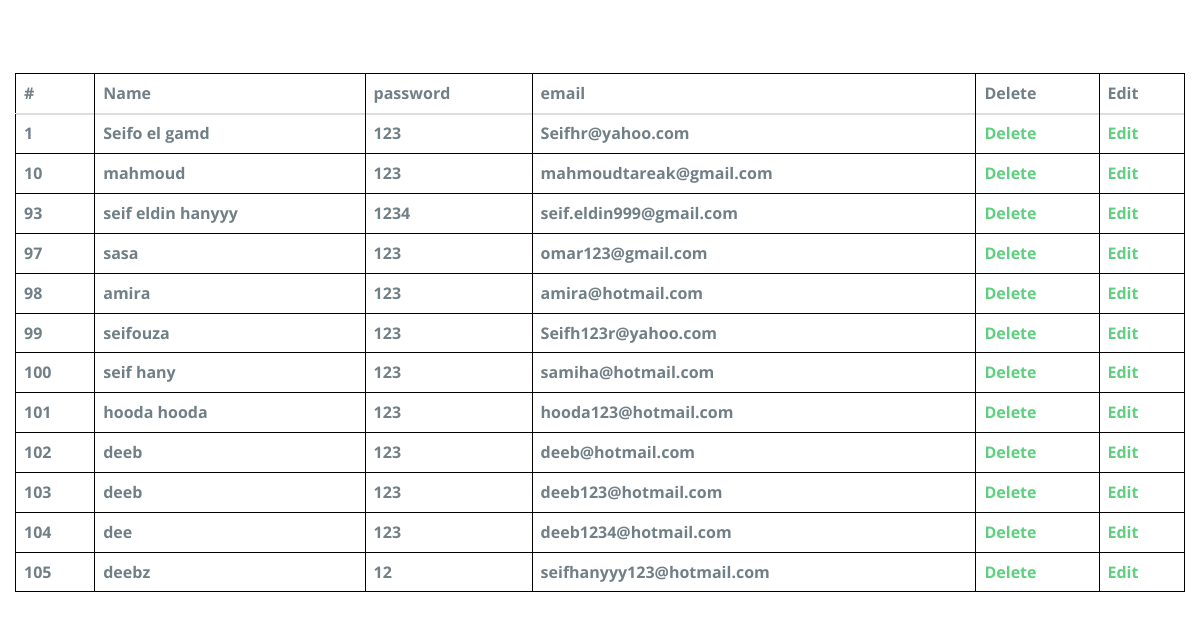
/DisplaytB.php, run on the app's committed database.
### tables this page shows
CREATE TABLE `users` (
  `id` int(255) NOT NULL,
  `name` varchar(255) NOT NULL,
  `password` varchar(255) NOT NULL,
  `mail` varchar(255) NOT NULL,
  `Phonenumber` varchar(11) NOT NULL,
  `intreviewdate` datetime DEFAULT NULL,
  `Address` varchar(255) NOT NULL,
  `Type` varchar(255) NOT NULL DEFAULT 'Parent'
);

### DisplaytB.php (the view, shortened to what this page needs)
<!DOCTYPE html>
<html lang="en">
<head>
  <link rel="stylesheet" type="text/css" href="css/font-awesome.min.css">
  <link rel="stylesheet" type="text/css" href="css/bootstrap.min.css">
  <link rel="stylesheet" type="text/css" href="css/imagehover.min.css">
  <link rel="stylesheet" type="text/css" href="css/style.css">
</head>
<body>
  <div>
    <br>
    <br>
    <br>
  </div>
  <div id="page-wrapper">
    <div class="container-fluid">
      <div class="row">
        <div class="col-lg-12">
          <table class="table">
            <thead class="thead-dark">
              <tr>
                <th scope="col">#</th>
                <th scope="col">Name</th>
                <th scope="col">password</th>
                <th scope="col">email</th>
                <th scope="col">Delete</th>
                <th scope="col">Edit</th>
              </tr>
            </thead>
            <tbody>
              <tr>
                <?php
                include("DB.php");
                $sql = "SELECT * FROM users";
                $result = mysqli_query($connection, $sql);
                if (mysqli_num_rows($result) > 0) {
                  while ($row = mysqli_fetch_assoc($result)) {
                    $id = $row['id'];
                    $name = $row['name'];
                    $password = $row['password'];
                    $email = $row['mail'];
                    echo "<tr>
                    <th>{$id}</th>
                    <th>{$name}</th>
                    <th>{$password}</th>
                    <th>{$email}</th>
                    <th><a href='Delete.php?id=$id'>Delete</a></th>
                    <th><a href='Edit.php?id=$id'>Edit</a></th>
                    </tr>";
                  }
                }
                ?>
              </tr>
            </tbody>
          </table>
</body>
</html>

### css/style.css (style rules this page uses)
body { font-size: 15px; line-height: 1.52; color: #717f86; font-size: 16px; font-family: 'Open Sans', sans-serif; font-weight: 400; }
table { border-collapse: collapse; border-spacing: 0; }
a { color: #5fcf80; }
table, th, td { border: 1px solid black; }

### data on the page
users: id "1", name "Seifo el gamd", password "123", mail "Seifhr@yahoo.com"
users: id "10", name "mahmoud", password "123", mail "mahmoudtareak@gmail.com"
users: id "93", name "seif eldin hanyyy", password "1234", mail "seif.eldin999@gmail.com"
users: id "97", name "sasa", password "123", mail "omar123@gmail.com"
users: id "98", name "amira", password "123", mail "amira@hotmail.com"
users: id "99", name "seifouza", password "123", mail "Seifh123r@yahoo.com"
users: id "100", name "seif hany", password "123", mail "samiha@hotmail.com"
users: id "101", name "hooda hooda", password "123", mail "hooda123@hotmail.com"
users: id "102", name "deeb", password "123", mail "deeb@hotmail.com"
users: id "103", name "deeb", password "123", mail "deeb123@hotmail.com"
users: id "104", name "dee", password "123", mail "deeb1234@hotmail.com"
users: id "105", name "deebz", password "12", mail "seifhanyyy123@hotmail.com"
